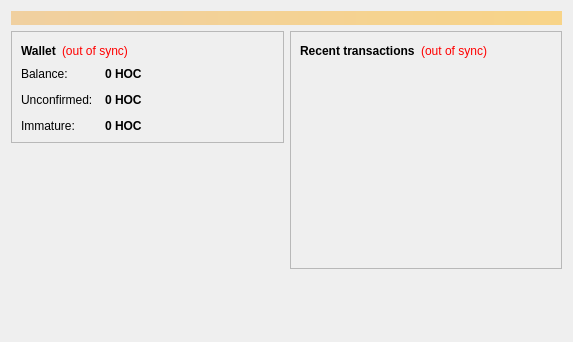
<?xml version="1.0" encoding="UTF-8"?>
<ui version="4.0">
 <class>OverviewPage</class>
 <widget class="QWidget" name="OverviewPage">
  <property name="geometry">
   <rect>
    <x>0</x>
    <y>0</y>
    <width>573</width>
    <height>342</height>
   </rect>
  </property>
  <property name="windowTitle">
   <string>Form</string>
  </property>
  <layout class="QVBoxLayout" name="topLayout">
   <item>
    <widget class="QLabel" name="labelAlerts">
     <property name="visible">
      <bool>false</bool>
     </property>
     <property name="styleSheet">
      <string notr="true">background-color: qlineargradient(x1: 0, y1: 0, x2: 1, y2: 0, stop:0 #F0D0A0, stop:1 #F8D488); color:#000000;</string>
     </property>
     <property name="wordWrap">
      <bool>true</bool>
     </property>
     <property name="margin">
      <number>3</number>
     </property>
    </widget>
   </item>
   <item>
    <layout class="QHBoxLayout" name="horizontalLayout" stretch="1,1">
     <item>
      <layout class="QVBoxLayout" name="verticalLayout_2">
       <item>
        <widget class="QFrame" name="frame">
         <property name="frameShape">
          <enum>QFrame::StyledPanel</enum>
         </property>
         <property name="frameShadow">
          <enum>QFrame::Raised</enum>
         </property>
         <layout class="QVBoxLayout" name="verticalLayout_4">
          <item>
           <layout class="QHBoxLayout" name="horizontalLayout_4">
            <item>
             <widget class="QLabel" name="label_5">
              <property name="font">
               <font>
                <weight>75</weight>
                <bold>true</bold>
               </font>
              </property>
              <property name="text">
               <string>Wallet</string>
              </property>
             </widget>
            </item>
            <item>
             <widget class="QLabel" name="labelWalletStatus">
              <property name="toolTip">
               <string>The displayed information may be out of date. Your wallet automatically synchronizes with the Houseofcoins network after a connection is established, but this process has not completed yet.</string>
              </property>
              <property name="styleSheet">
               <string notr="true">QLabel { color: red; }</string>
              </property>
              <property name="text">
               <string notr="true">(out of sync)</string>
              </property>
              <property name="alignment">
               <set>Qt::AlignLeading|Qt::AlignLeft|Qt::AlignVCenter</set>
              </property>
             </widget>
            </item>
            <item>
             <spacer name="horizontalSpacer_2">
              <property name="orientation">
               <enum>Qt::Horizontal</enum>
              </property>
              <property name="sizeHint" stdset="0">
               <size>
                <width>40</width>
                <height>20</height>
               </size>
              </property>
             </spacer>
            </item>
           </layout>
          </item>
          <item>
           <layout class="QFormLayout" name="formLayout_2">
            <property name="fieldGrowthPolicy">
             <enum>QFormLayout::AllNonFixedFieldsGrow</enum>
            </property>
            <property name="horizontalSpacing">
             <number>12</number>
            </property>
            <property name="verticalSpacing">
             <number>12</number>
            </property>
            <item row="0" column="0">
             <widget class="QLabel" name="label">
              <property name="text">
               <string>Balance:</string>
              </property>
             </widget>
            </item>
            <item row="0" column="1">
             <widget class="QLabel" name="labelBalance">
              <property name="font">
               <font>
                <weight>75</weight>
                <bold>true</bold>
               </font>
              </property>
              <property name="cursor">
               <cursorShape>IBeamCursor</cursorShape>
              </property>
              <property name="toolTip">
               <string>Your current balance</string>
              </property>
              <property name="text">
               <string notr="true">0 HOC</string>
              </property>
              <property name="textInteractionFlags">
               <set>Qt::LinksAccessibleByMouse|Qt::TextSelectableByKeyboard|Qt::TextSelectableByMouse</set>
              </property>
             </widget>
            </item>
            <item row="1" column="0">
             <widget class="QLabel" name="label_3">
              <property name="text">
               <string>Unconfirmed:</string>
              </property>
             </widget>
            </item>
            <item row="1" column="1">
             <widget class="QLabel" name="labelUnconfirmed">
              <property name="font">
               <font>
                <weight>75</weight>
                <bold>true</bold>
               </font>
              </property>
              <property name="cursor">
               <cursorShape>IBeamCursor</cursorShape>
              </property>
              <property name="toolTip">
               <string>Total of transactions that have yet to be confirmed, and do not yet count toward the current balance</string>
              </property>
              <property name="text">
               <string notr="true">0 HOC</string>
              </property>
              <property name="textInteractionFlags">
               <set>Qt::LinksAccessibleByMouse|Qt::TextSelectableByKeyboard|Qt::TextSelectableByMouse</set>
              </property>
             </widget>
            </item>
            <item row="2" column="0">
             <widget class="QLabel" name="labelImmatureText">
              <property name="text">
               <string>Immature:</string>
              </property>
             </widget>
            </item>
            <item row="2" column="1">
             <widget class="QLabel" name="labelImmature">
              <property name="font">
               <font>
                <weight>75</weight>
                <bold>true</bold>
               </font>
              </property>
              <property name="toolTip">
               <string>Mined balance that has not yet matured</string>
              </property>
              <property name="text">
               <string notr="true">0 HOC</string>
              </property>
              <property name="textInteractionFlags">
               <set>Qt::LinksAccessibleByMouse|Qt::TextSelectableByKeyboard|Qt::TextSelectableByMouse</set>
              </property>
             </widget>
            </item>
           </layout>
          </item>
         </layout>
        </widget>
       </item>
       <item>
        <spacer name="verticalSpacer">
         <property name="orientation">
          <enum>Qt::Vertical</enum>
         </property>
         <property name="sizeHint" stdset="0">
          <size>
           <width>20</width>
           <height>40</height>
          </size>
         </property>
        </spacer>
       </item>
      </layout>
     </item>
     <item>
      <layout class="QVBoxLayout" name="verticalLayout_3">
       <item>
        <widget class="QFrame" name="frame_2">
         <property name="frameShape">
          <enum>QFrame::StyledPanel</enum>
         </property>
         <property name="frameShadow">
          <enum>QFrame::Raised</enum>
         </property>
         <layout class="QVBoxLayout" name="verticalLayout">
          <item>
           <layout class="QHBoxLayout" name="horizontalLayout_2">
            <item>
             <widget class="QLabel" name="label_4">
              <property name="text">
               <string>&lt;b&gt;Recent transactions&lt;/b&gt;</string>
              </property>
             </widget>
            </item>
            <item>
             <widget class="QLabel" name="labelTransactionsStatus">
              <property name="toolTip">
               <string>The displayed information may be out of date. Your wallet automatically synchronizes with the Houseofcoins network after a connection is established, but this process has not completed yet.</string>
              </property>
              <property name="styleSheet">
               <string notr="true">QLabel { color: red; }</string>
              </property>
              <property name="text">
               <string notr="true">(out of sync)</string>
              </property>
              <property name="alignment">
               <set>Qt::AlignRight|Qt::AlignTrailing|Qt::AlignVCenter</set>
              </property>
             </widget>
            </item>
            <item>
             <spacer name="horizontalSpacer">
              <property name="orientation">
               <enum>Qt::Horizontal</enum>
              </property>
              <property name="sizeHint" stdset="0">
               <size>
                <width>40</width>
                <height>20</height>
               </size>
              </property>
             </spacer>
            </item>
           </layout>
          </item>
          <item>
           <widget class="QListView" name="listTransactions">
            <property name="styleSheet">
             <string notr="true">QListView { background: transparent; }</string>
            </property>
            <property name="frameShape">
             <enum>QFrame::NoFrame</enum>
            </property>
            <property name="verticalScrollBarPolicy">
             <enum>Qt::ScrollBarAlwaysOff</enum>
            </property>
            <property name="horizontalScrollBarPolicy">
             <enum>Qt::ScrollBarAlwaysOff</enum>
            </property>
            <property name="selectionMode">
             <enum>QAbstractItemView::NoSelection</enum>
            </property>
           </widget>
          </item>
         </layout>
        </widget>
       </item>
       <item>
        <spacer name="verticalSpacer_2">
         <property name="orientation">
          <enum>Qt::Vertical</enum>
         </property>
         <property name="sizeHint" stdset="0">
          <size>
           <width>20</width>
           <height>40</height>
          </size>
         </property>
        </spacer>
       </item>
      </layout>
     </item>
    </layout>
   </item>
  </layout>
 </widget>
 <resources/>
 <connections/>
</ui>
